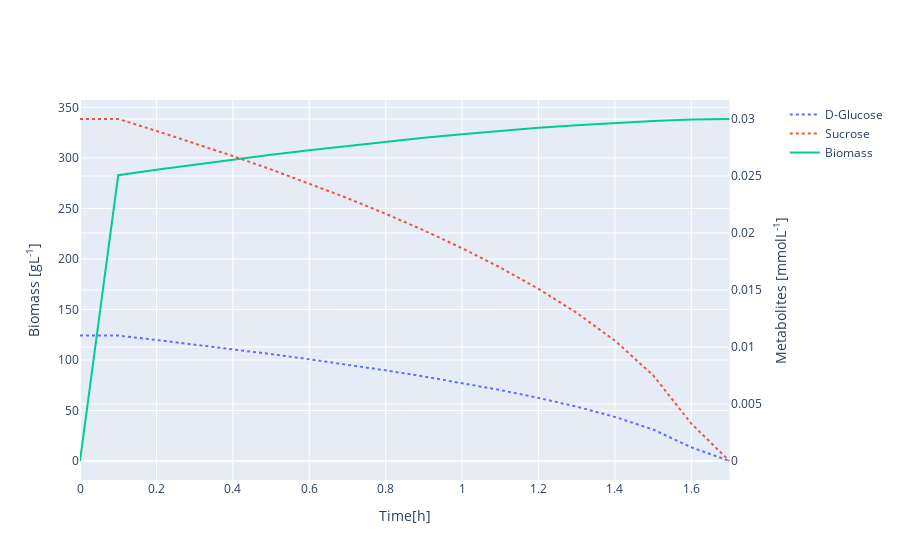

This figure's notebook cell:
### Markdown cell above
## Plot Concentrations and Biomass

### Code cell
# Plot concentrations as a function of time
fig = make_subplots(specs=[[{"secondary_y": True}]])

step = np.arange(len(biomassVec) + 1 * 0.1)
domain = [0]
for i in range(1, len(step) - 1):
    domain.append(domain[i-1] + 0.1)

# Plot the metabolites given by the user
for rxn in user_exc.keys():
    fig.add_trace(go.Scatter(x=domain, y=concentration[user_exc[rxn]['metabolite'].id],
                             mode="lines", name=user_exc[rxn]['metabolite'].name, line={"dash": "dot"}),
                  secondary_y=True)

# Plot biomass
fig.add_trace(go.Scatter(x=domain, y=biomassVec, mode="lines", name='Biomass'), secondary_y=False)

fig.update_xaxes(title_text='Time[h]')
fig.update_yaxes(title_text='Biomass [gL<sup>-1</sup>]', secondary_y=False)

fig.update_yaxes(title_text='Metabolites [mmolL<sup>-1</sup>]', secondary_y=True)

fig.write_html('dFBA/growth.html')
fig.show()

### Figure 1 — Plotly figure (JSON) as saved in the notebook; plotly's stock layout.template omitted (floating-point values rounded to 4 significant figures; data arrays with more than 128 entries replaced by an {"elided": "..."} marker saying what was removed)
{"data": [{"line": {"dash": "dot"}, "mode": "lines", "name": "D-Glucose", "type": "scatter", "x": [0, 0.1, 0.2, 0.3, 0.4, 0.5, 0.6, 0.7, 0.8, 0.9, 1.0, 1.1, 1.2, 1.3, 1.4, 1.5, 1.6, 1.7], "xaxis": "x", "y": {"elided": "480 float values"}, "yaxis": "y2"}, {"line": {"dash": "dot"}, "mode": "lines", "name": "Sucrose", "type": "scatter", "x": [0, 0.1, 0.2, 0.3, 0.4, 0.5, 0.6, 0.7, 0.8, 0.9, 1.0, 1.1, 1.2, 1.3, 1.4, 1.5, 1.6, 1.7], "xaxis": "x", "y": {"elided": "480 float values"}, "yaxis": "y2"}, {"mode": "lines", "name": "Biomass", "type": "scatter", "x": [0, 0.1, 0.2, 0.3, 0.4, 0.5, 0.6, 0.7, 0.8, 0.9, 1.0, 1.1, 1.2, 1.3, 1.4, 1.5, 1.6, 1.7], "xaxis": "x", "y": [0.1, 282.9, 288.2, 293.4, 298.3, 303.1, 307.6, 311.9, 316.0, 319.9, 323.5, 326.8, 329.8, 332.5, 334.8, 336.6, 337.9, 338.5], "yaxis": "y"}], "layout": {"xaxis": {"anchor": "y", "domain": [0, 0.94], "title": {"text": "Time[h]"}}, "yaxis": {"anchor": "x", "domain": [0, 1], "title": {"text": "Biomass [gL<sup>-1</sup>]"}}, "yaxis2": {"anchor": "x", "overlaying": "y", "side": "right", "title": {"text": "Metabolites [mmolL<sup>-1</sup>]"}}}}
